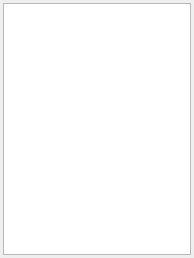
<?xml version="1.0" encoding="UTF-8"?>
<ui version="4.0">
 <class>ProjectFilesWidget</class>
 <widget class="QDockWidget" name="ProjectFilesWidget">
  <property name="geometry">
   <rect>
    <x>0</x>
    <y>0</y>
    <width>194</width>
    <height>258</height>
   </rect>
  </property>
  <property name="minimumSize">
   <size>
    <width>194</width>
    <height>258</height>
   </size>
  </property>
  <property name="windowTitle">
   <string>Project Files</string>
  </property>
  <widget class="QWidget" name="dockWidgetContents">
   <layout class="QGridLayout" name="gridLayout">
    <property name="margin">
     <number>3</number>
    </property>
    <item row="0" column="0">
     <widget class="QTreeView" name="treeView">
      <property name="contextMenuPolicy">
       <enum>Qt::CustomContextMenu</enum>
      </property>
      <property name="headerHidden">
       <bool>true</bool>
      </property>
     </widget>
    </item>
   </layout>
  </widget>
 </widget>
 <resources/>
 <connections/>
</ui>
